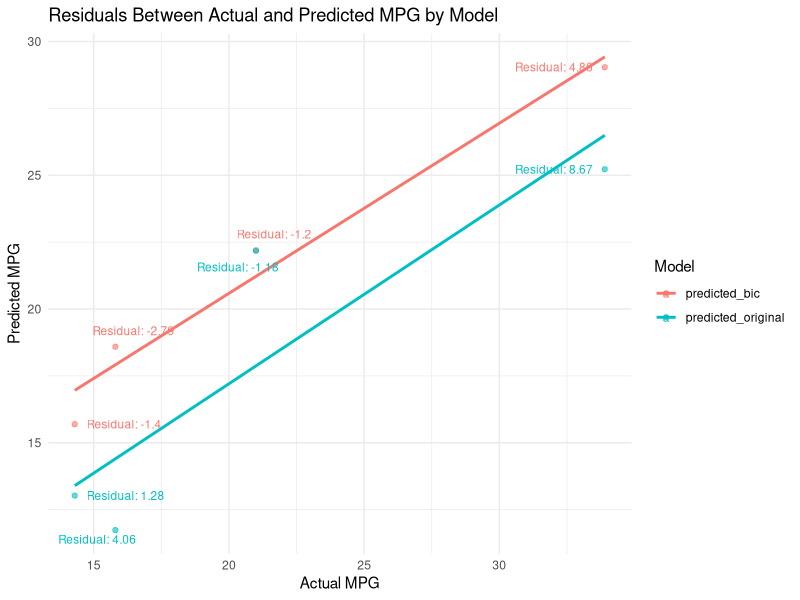

Write R code to recreate this figure.
## ---- chunk 1
library(caret)

set.seed(123)  # for reproducibility
splitIndex <- createDataPartition(mtcars$mpg, p = 0.8, list = FALSE)
training_data <- mtcars[splitIndex, ]
testing_data <- mtcars[-splitIndex, ]

## ---- chunk 2
# models
model_bic <- lm(mpg ~ wt + qsec + am, data = training_data)
original_model <- lm(mpg ~ hp, data = training_data)

# predictions
predictions_bic <- predict(model_bic, newdata = testing_data)
predictions_original <- predict(original_model, newdata = testing_data)
## ---- chunk 3
# Combine actual and predicted values into a long format
library(tidyr)

# Combine data into one long-format object
plot_data <- data.frame(
  actual = testing_data$mpg,
  predicted_bic = predictions_bic,
  predicted_original = predictions_original
) %>%
  pivot_longer(
    cols = starts_with("predicted"),
    names_to = "model",
    values_to = "predicted"
  )

plot_data
## ---- chunk 4
# Load ggrepel for better label placement
library(ggrepel)

# Create a scatter plot with residuals labeled and prediction lines
ggplot(plot_data, aes(x = actual, y = predicted, color = model)) +
  geom_point(alpha = 0.6) +  # Scatter plot of actual vs predicted
  geom_smooth(method = "lm", formula = y ~ x, se = FALSE) +  # Linear trend lines
  geom_text_repel(
    aes(label = paste0("Residual: ", round(actual - predicted, 2))),  # Residual as label
    size = 3, 
    max.overlaps = 10,  # Controls the maximum number of overlapping labels
    box.padding = 0.5,  # Padding around the text box
    point.padding = 0.2  # Padding around the point
  ) + 
  labs(
    x = "Actual MPG", 
    y = "Predicted MPG", 
    color = "Model", 
    title = "Residuals Between Actual and Predicted MPG by Model"
  ) +
  theme_minimal()

